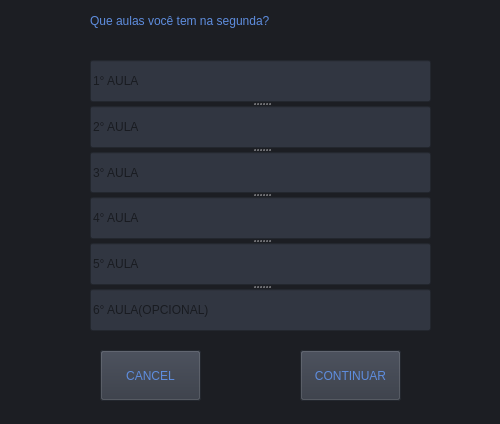
<?xml version="1.0" encoding="UTF-8"?>
<ui version="4.0">
 <class>dialog</class>
 <widget class="QDialog" name="dialog">
  <property name="geometry">
   <rect>
    <x>0</x>
    <y>0</y>
    <width>500</width>
    <height>424</height>
   </rect>
  </property>
  <property name="windowTitle">
   <string>CONFIGURAÇÃO DAS AULAS</string>
  </property>
  <property name="styleSheet">
   <string notr="true">background-color: rgb(28, 30, 35);</string>
  </property>
  <widget class="QDialogButtonBox" name="buttonBox">
   <property name="geometry">
    <rect>
     <x>10</x>
     <y>600</y>
     <width>461</width>
     <height>32</height>
    </rect>
   </property>
   <property name="orientation">
    <enum>Qt::Horizontal</enum>
   </property>
   <property name="standardButtons">
    <set>QDialogButtonBox::Cancel|QDialogButtonBox::Ok</set>
   </property>
  </widget>
  <widget class="QPushButton" name="Button_return">
   <property name="geometry">
    <rect>
     <x>100</x>
     <y>350</y>
     <width>101</width>
     <height>51</height>
    </rect>
   </property>
   <property name="styleSheet">
    <string notr="true">background-color: rgb(49,54,65);
font: 87 10pt &quot;Arial Black&quot;;
color: rgb(94,141,222);</string>
   </property>
   <property name="text">
    <string>CANCEL</string>
   </property>
  </widget>
  <widget class="QLabel" name="label">
   <property name="geometry">
    <rect>
     <x>90</x>
     <y>10</y>
     <width>311</width>
     <height>21</height>
    </rect>
   </property>
   <property name="styleSheet">
    <string notr="true">background-color: rgb(28, 30, 35);
font: 87 13pt &quot;Arial Black&quot;;
color: rgb(94,141,222);</string>
   </property>
   <property name="text">
    <string>Que aulas você tem na segunda?</string>
   </property>
  </widget>
  <widget class="QSplitter" name="splitter">
   <property name="geometry">
    <rect>
     <x>90</x>
     <y>60</y>
     <width>341</width>
     <height>271</height>
    </rect>
   </property>
   <property name="orientation">
    <enum>Qt::Vertical</enum>
   </property>
   <widget class="QLineEdit" name="lineEdit_firstlesson">
    <property name="styleSheet">
     <string notr="true">background-color: rgb(49,54,65);
font: 87 10pt &quot;Arial Black&quot;;</string>
    </property>
    <property name="text">
     <string/>
    </property>
    <property name="placeholderText">
     <string>1° AULA</string>
    </property>
   </widget>
   <widget class="QLineEdit" name="lineEdit_secondlesson">
    <property name="styleSheet">
     <string notr="true">background-color: rgb(49,54,65);
font: 87 10pt &quot;Arial Black&quot;;</string>
    </property>
    <property name="placeholderText">
     <string>2° AULA</string>
    </property>
   </widget>
   <widget class="QLineEdit" name="lineEdit_3lesson">
    <property name="styleSheet">
     <string notr="true">background-color: rgb(49,54,65);
font: 87 10pt &quot;Arial Black&quot;;</string>
    </property>
    <property name="placeholderText">
     <string>3° AULA</string>
    </property>
   </widget>
   <widget class="QLineEdit" name="lineEdit_fourlesson">
    <property name="styleSheet">
     <string notr="true">background-color: rgb(49,54,65);
font: 87 10pt &quot;Arial Black&quot;;</string>
    </property>
    <property name="placeholderText">
     <string>4° AULA</string>
    </property>
   </widget>
   <widget class="QLineEdit" name="lineEdit_fivelesson">
    <property name="styleSheet">
     <string notr="true">background-color: rgb(49,54,65);
font: 87 10pt &quot;Arial Black&quot;;</string>
    </property>
    <property name="placeholderText">
     <string>5° AULA</string>
    </property>
   </widget>
   <widget class="QLineEdit" name="lineEdit_sixlesson">
    <property name="styleSheet">
     <string notr="true">background-color: rgb(49,54,65);
font: 87 10pt &quot;Arial Black&quot;;</string>
    </property>
    <property name="placeholderText">
     <string>6° AULA(OPCIONAL)</string>
    </property>
   </widget>
  </widget>
  <widget class="QPushButton" name="Button_continuar">
   <property name="geometry">
    <rect>
     <x>300</x>
     <y>350</y>
     <width>101</width>
     <height>51</height>
    </rect>
   </property>
   <property name="styleSheet">
    <string notr="true">background-color: rgb(49,54,65);
font: 87 10pt &quot;Arial Black&quot;;
color: rgb(94,141,222);</string>
   </property>
   <property name="text">
    <string>CONTINUAR</string>
   </property>
  </widget>
 </widget>
 <resources/>
 <connections>
  <connection>
   <sender>buttonBox</sender>
   <signal>accepted()</signal>
   <receiver>dialog</receiver>
   <slot>accept()</slot>
   <hints>
    <hint type="sourcelabel">
     <x>248</x>
     <y>254</y>
    </hint>
    <hint type="destinationlabel">
     <x>157</x>
     <y>274</y>
    </hint>
   </hints>
  </connection>
  <connection>
   <sender>buttonBox</sender>
   <signal>rejected()</signal>
   <receiver>dialog</receiver>
   <slot>reject()</slot>
   <hints>
    <hint type="sourcelabel">
     <x>316</x>
     <y>260</y>
    </hint>
    <hint type="destinationlabel">
     <x>286</x>
     <y>274</y>
    </hint>
   </hints>
  </connection>
 </connections>
</ui>
